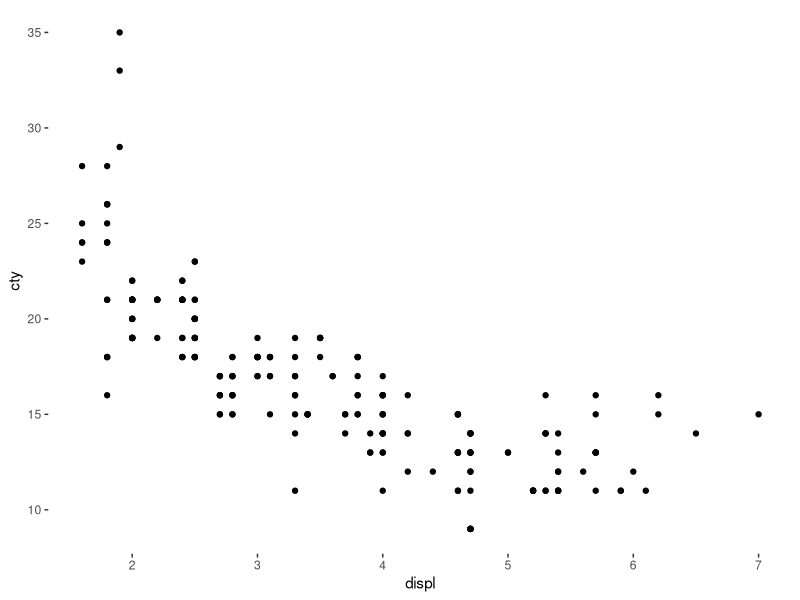
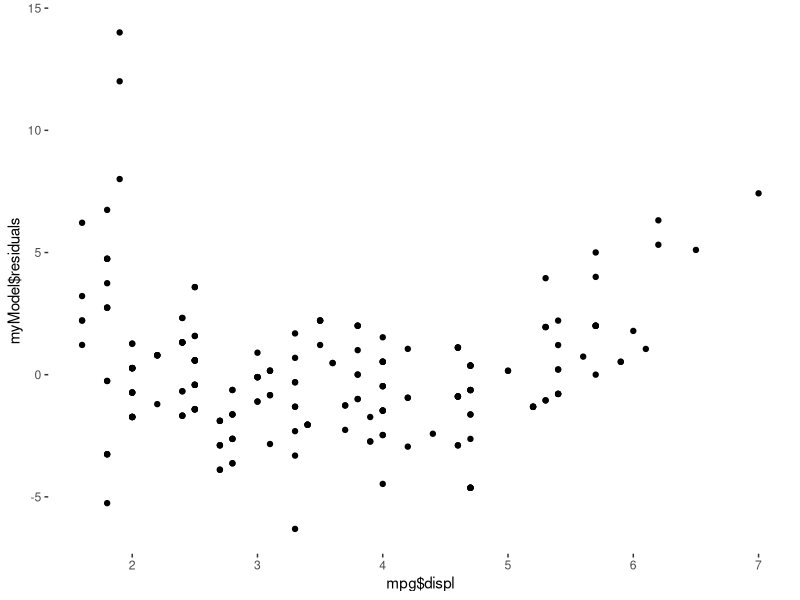
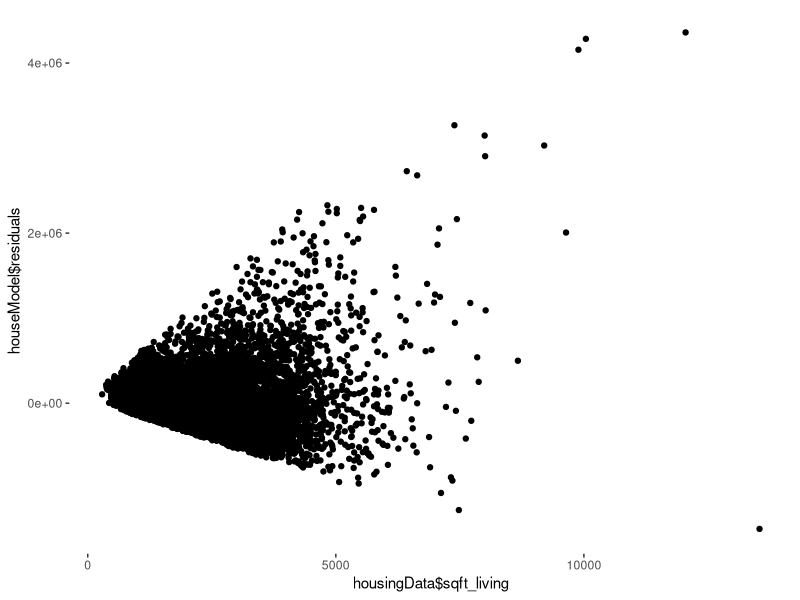

These figures' R source, in order:
## ---- chunk 1

#---------- RSTUDIO STARTER V 2.0  --------------#
#                    -Prepared with care by  AM ;D
                
                                                                          
knitr::opts_chunk$set(echo = TRUE, 
                      message = FALSE, 
                      warning = FALSE)      
library(tidyverse)                
library(ggthemes)                    

theme_set(theme_tufte() +                                     
  theme(text=element_text(family="sans")))  

studentSurvey <- read_csv("Student Data.csv")
deathPenaltyData <- read_csv("death penalty data.csv")
housingData <- read_csv("../Data/House-Sales.csv")
#------------------------------------------------#
## ---- chunk 2
mpg %>% ggplot(aes(displ, cty))+geom_point()
## ---- chunk 3
25.997 - 2.632*2.1
## ---- chunk 4
27 - 20.470
## ---- chunk 5
myModel <- lm(mpg$cty~mpg$displ)

qplot(mpg$displ, myModel$residuals)
## ---- chunk 6
head(housingData)
## ---- chunk 7
houseModel <- lm(price~sqft_living, data=housingData)

qplot(housingData$sqft_living, houseModel$residuals)
## ---- chunk 8
0.784*8.2/3.4
## ---- chunk 9
178-1.891*68.7
## ---- chunk 10
0.784^2
